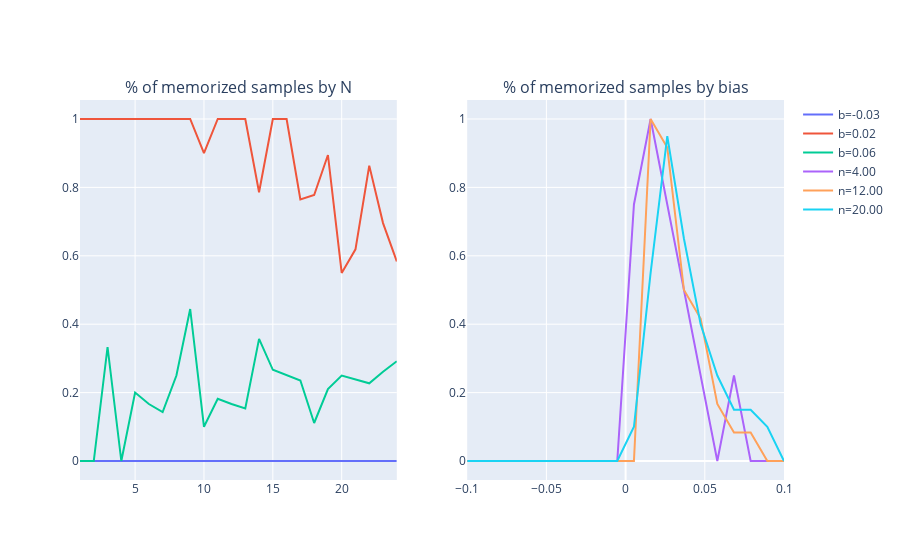

Notebook code cell kept with this figure:
### Code cell
fig = make_subplots(rows=1, cols=2, subplot_titles=("% of memorized samples by N","% of memorized samples by bias"))

# col 1
for i in range(8, suc_bias.shape[0], 4):
    fig.add_trace(go.Scatter(x=np.arange(1,25), y=suc_bias[i-1]/np.arange(1,25), name="b={:.2f}".format(biases[i-1])), row=1, col=1)

#col 2
for i in range(4,24, 8):
    fig.add_trace(go.Scatter(x=biases, y=suc_bias.T[i-1]/i, name="n={:.2f}".format(i)), row=1, col=2)

fig.show()

### Figure 1 — Plotly figure (JSON) as saved in the notebook; plotly's stock layout.template omitted (floating-point values rounded to 4 significant figures)
{"data": [{"name": "b=-0.03", "type": "scatter", "x": [1, 2, 3, 4, 5, 6, 7, 8, 9, 10, 11, 12, 13, 14, 15, 16, 17, 18, 19, 20, 21, 22, 23, 24], "xaxis": "x", "y": [0, 0, 0, 0, 0, 0, 0, 0, 0, 0, 0, 0, 0, 0, 0, 0, 0, 0, 0, 0, 0, 0, 0, 0], "yaxis": "y"}, {"name": "b=0.02", "type": "scatter", "x": [1, 2, 3, 4, 5, 6, 7, 8, 9, 10, 11, 12, 13, 14, 15, 16, 17, 18, 19, 20, 21, 22, 23, 24], "xaxis": "x", "y": [1, 1, 1, 1, 1, 1, 1, 1, 1, 0.9, 1, 1, 1, 0.7857, 1, 1, 0.7647, 0.7778, 0.8947, 0.55, 0.619, 0.8636, 0.6957, 0.5833], "yaxis": "y"}, {"name": "b=0.06", "type": "scatter", "x": [1, 2, 3, 4, 5, 6, 7, 8, 9, 10, 11, 12, 13, 14, 15, 16, 17, 18, 19, 20, 21, 22, 23, 24], "xaxis": "x", "y": [0, 0, 0.3333, 0, 0.2, 0.1667, 0.1429, 0.25, 0.4444, 0.1, 0.1818, 0.1667, 0.1538, 0.3571, 0.2667, 0.25, 0.2353, 0.1111, 0.2105, 0.25, 0.2381, 0.2273, 0.2609, 0.2917], "yaxis": "y"}, {"name": "n=4.00", "type": "scatter", "x": [-0.1, -0.08947, -0.07895, -0.06842, -0.05789, -0.04737, -0.03684, -0.02632, -0.01579, -0.005263, 0.005263, 0.01579, 0.02632, 0.03684, 0.04737, 0.05789, 0.06842, 0.07895, 0.08947, 0.1], "xaxis": "x2", "y": [0, 0, 0, 0, 0, 0, 0, 0, 0, 0, 0.75, 1, 0.75, 0.5, 0.25, 0, 0.25, 0, 0, 0], "yaxis": "y2"}, {"name": "n=12.00", "type": "scatter", "x": [-0.1, -0.08947, -0.07895, -0.06842, -0.05789, -0.04737, -0.03684, -0.02632, -0.01579, -0.005263, 0.005263, 0.01579, 0.02632, 0.03684, 0.04737, 0.05789, 0.06842, 0.07895, 0.08947, 0.1], "xaxis": "x2", "y": [0, 0, 0, 0, 0, 0, 0, 0, 0, 0, 0, 1, 0.9167, 0.5, 0.4167, 0.1667, 0.08333, 0.08333, 0, 0], "yaxis": "y2"}, {"name": "n=20.00", "type": "scatter", "x": [-0.1, -0.08947, -0.07895, -0.06842, -0.05789, -0.04737, -0.03684, -0.02632, -0.01579, -0.005263, 0.005263, 0.01579, 0.02632, 0.03684, 0.04737, 0.05789, 0.06842, 0.07895, 0.08947, 0.1], "xaxis": "x2", "y": [0, 0, 0, 0, 0, 0, 0, 0, 0, 0, 0.1, 0.55, 0.95, 0.65, 0.4, 0.25, 0.15, 0.15, 0.1, 0], "yaxis": "y2"}], "layout": {"annotations": [{"font": {"size": 16}, "showarrow": false, "text": "% of memorized samples by N", "x": 0.225, "xanchor": "center", "xref": "paper", "y": 1, "yanchor": "bottom", "yref": "paper"}, {"font": {"size": 16}, "showarrow": false, "text": "% of memorized samples by bias", "x": 0.775, "xanchor": "center", "xref": "paper", "y": 1, "yanchor": "bottom", "yref": "paper"}], "xaxis": {"anchor": "y", "domain": [0, 0.45]}, "xaxis2": {"anchor": "y2", "domain": [0.55, 1]}, "yaxis": {"anchor": "x", "domain": [0, 1]}, "yaxis2": {"anchor": "x2", "domain": [0, 1]}}}
